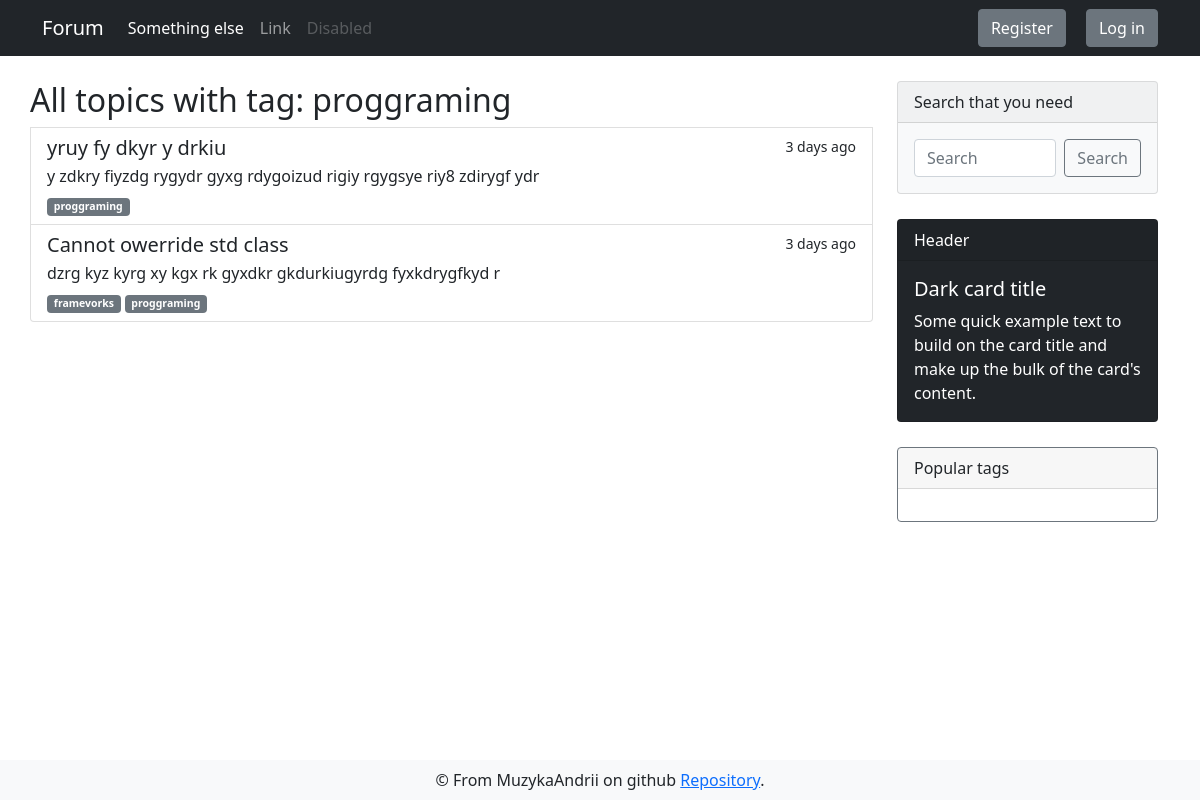
The page /forum/tag/proggraming on the database its author committed.
### app/models.py (models this page shows, shortened)
class DbMixin(object):
    def save(self):
        db.session.add(self)
        db.session.commit()

class Tag(DbMixin, db.Model):
    id = db.Column(db.Integer, primary_key = True, autoincrement=True)
    name = db.Column(db.String(50), unique=True, nullable=False)
    slug = db.Column(db.String(100), unique=True, nullable=False)
    section_id = db.Column(db.Integer, db.ForeignKey('section.id'), nullable=False)

class Discussion(DbMixin, db.Model):
    id = db.Column(db.Integer, primary_key = True, autoincrement=True)
    theme = db.Column(db.String, unique=True, nullable=False)
    text = db.Column(db.Text, unique=True, nullable=False)
    theme_id = db.Column(db.Integer, db.ForeignKey('theme.id'), nullable=False)
    tags = db.relationship('Tag', secondary=discussion_tags, backref=db.backref('discussions', lazy='dynamic'))
    comments = db.relationship('Comment', backref='parent_discussion', lazy='dynamic')
    creator_id = db.Column(db.Integer, db.ForeignKey('user.id'), nullable=False)
    edit_requests = db.relationship('Edit_request', backref='target_discussion', lazy='select')

### app/views.py (the view)
@app.route('/forum/tag/<string:tag_slug>', methods=['GET'])
def tags_discussions(tag_slug):
    tag = Tag.query.filter_by(slug=tag_slug).first_or_404()
    all_themes = tag.parent_section.themes.all()
    all_discussions = list()
    for theme in all_themes:
        [all_discussions.append(discussion) for discussion in theme.discussions]
    discussions_with_tag = list()
    for discussion in all_discussions:
        for d_tag in discussion.tags:
            if d_tag.slug == tag_slug:
                discussions_with_tag.append(discussion)
    return render_template('tags_discussions.html', discussions=discussions_with_tag, tag_name=tag.name, section_slug=tag.parent_section.slug)

### app/views.py (called while the page is built)
@app.before_request
def update_last_seen():
    if current_user.is_authenticated:
        current_user.last_seen = dt.now()
        current_user.save()

### app/templates/tags_discussions.html (shortened to what this page needs)
{% extends "layouts/base.html" %}
{% block content %}
<div class="container">
    <div class="row">
        <div style="margin: 25px 0;" class="list-group col-md-9">
            <h2>All topics with tag: {{ tag_name }}</h2>
            {% for discussion in discussions %}
            <a href="{{ url_for('discussion', section_slug=section_slug, theme_slug=discussion.parent_theme.slug, discussion_id=discussion.id) }}"
                class="list-group-item list-group-item-action" aria-current="true">
                <div class="d-flex w-100 justify-content-between">
                    <h5 class="mb-1">{{ discussion.theme }}</h5>
                    <small>3 days ago</small>
                </div>
                <p class="mb-1">{{ discussion.text | truncate(100) }}</p>
                <small>
                    {% for tag in discussion.tags %}
                    <span class="badge bg-secondary">{{ tag.name }}</span>
                    {% endfor %}
                </small>
            </a>
            {% endfor %}
        </div>
        {% include 'layouts/sidebar.html' %}
    </div>
</div>
{% endblock %}

### rows shown on the page
Tag: name "proggraming"
Discussion: theme "yruy fy dkyr y drkiu", text "y zdkry fiyzdg rygydr gyxg rdygoizud rigiy rgygsye riy8 zdirygf ydr"
Discussion: theme "Cannot owerride std class", text "dzrg kyz kyrg xy kgx rk gyxdkr gkdurkiugyrdg fyxkdrygfkyd r"
Tag: name "framevorks"
